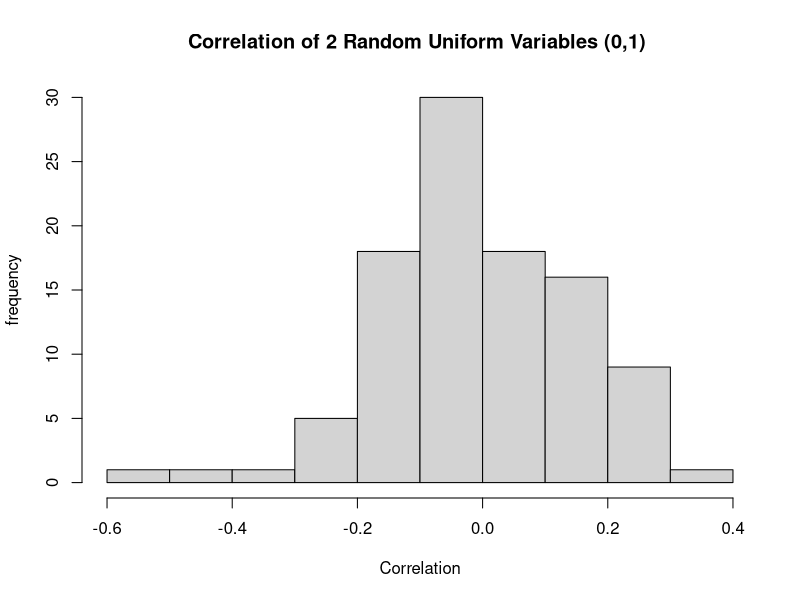

Here is the R script that generated this plot: (Note: this script raises an error after producing the figure.)
## ---- chunk 1
knitr::opts_chunk$set(echo = TRUE)
library("tibble")
## ---- chunk 2

#1. Define a table of size num_datasets
# tribble is just a convenience function for defining a data table
# here we're just defining the columns
table_for_analysis <- tribble(
   ~ generation_method, ~ noise_type, ~ corr)

num_datasets = 100

#2. Do num_datasets times:
 for (i in 1:num_datasets){
    #  2.1 Declare factors and sample them from some range or distribution
    generation_technique = "uniform_random"
    
    #  2.2 Use factors to simulate a dataset
    dataset_size = 50
    simulated_dataset = tibble (
      x = runif(dataset_size, 0, 1),
      y = runif(dataset_size, 0, 1))
    
    #  2.3 Use the simulated dataset as an input to the calculation method
    correlation <- cor(simulated_dataset$x, simulated_dataset$y)
    
    #  2.4 In the table, store the calculation method's result(s) and the factors used to generate the dataset
    table_for_analysis <- add_row(table_for_analysis,
      generation_method = generation_technique,
      corr = correlation )
}
  
#3. Analyze the table with plots

hist(table_for_analysis$corr,
     xlab='Correlation',ylab='frequency',
     main='Correlation of 2 Random Uniform Variables (0,1) ')

ggplot(data = table_for_analysis, mapping = aes(x = corr)) +
  geom_histogram(bins = 20, fill = "purple") +
  coord_cartesian(xlim = c(-1,1))


## ---- chunk 3
#3. Analyze the table with plots

hist(table_for_analysis$corr,
     xlab='Correlation',ylab='frequency',
     main='Correlation of 2 Random Uniform Variables (0,1) ')

ggplot(data = table_for_analysis, mapping = aes(x = corr)) +
  geom_histogram(bins = 20, fill = "purple") +
  coord_cartesian(xlim = c(-1,1))
#4. Analyze the table with models

#5. Do quality checks on steps 1-4
# will do later


